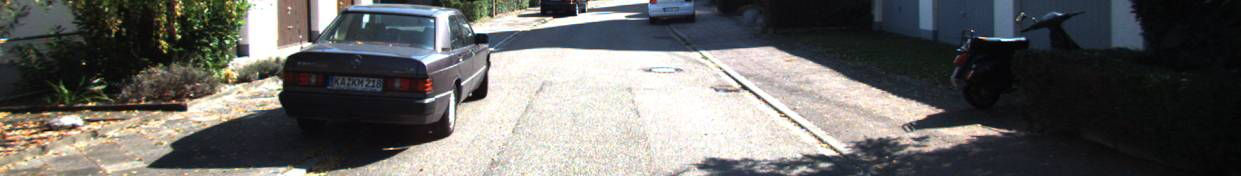
#> input picture data/crop_kitti/color.jpeg, 1241 x 176 px
$ python edge_detector.py ../data/crop_kitti/color.jpeg
#> lines starting #> are read from the running program, lines starting #| are printed output that depends on the picture
import cv2
import sys
import numpy as np

def nothing(x):
    pass

def main():
    if len(sys.argv) < 2:
        print("Usage: python script.py path_to_image")
        return

    image_path = sys.argv[1]
    img = cv2.imread(image_path, cv2.IMREAD_GRAYSCALE)
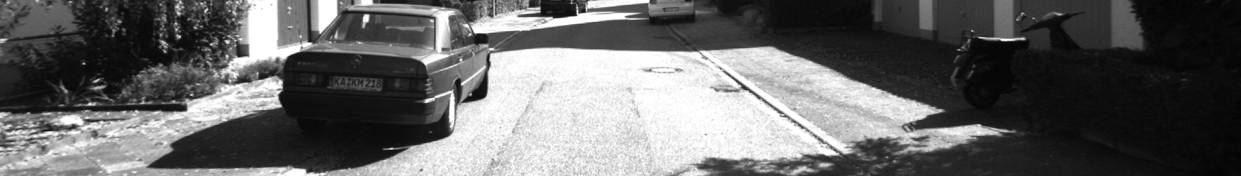
#> img: shape (176, 1241); min 0, max 255, mean 102.3
    if img is None:
        print(f"Error: could not read image {image_path}")
        return

    cv2.namedWindow("Edge Detection")
    eimg = cv2.imread("edge_image.jpg", cv2.IMREAD_GRAYSCALE)

    # Create trackbars for threshold1 and threshold2 (for Canny)
    cv2.createTrackbar("Threshold1", "Edge Detection", 50, 500, nothing)
    cv2.createTrackbar("Threshold2", "Edge Detection", 150, 500, nothing)

    while True:
        # Get trackbar positions
        t1 = cv2.getTrackbarPos("Threshold1", "Edge Detection")
        t2 = cv2.getTrackbarPos("Threshold2", "Edge Detection")

        # Apply Canny edge detection
        edges = cv2.Canny(img, t1, t2)
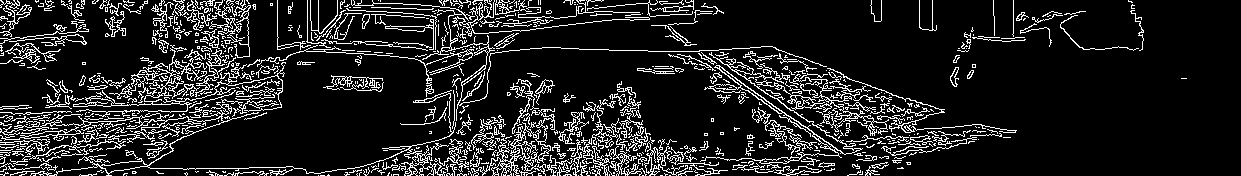
#> edges: shape (176, 1241); 13.3% white in thin lines or dots
        kernel = np.ones((3, 3), np.uint8)
#> (the run stopped early here; a loop or call above may not have finished)

$ run again, on data/viot_image_sample/color.png
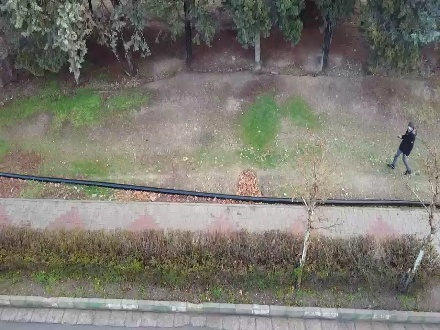
#> input picture data/viot_image_sample/color.png, 440 x 330 px
#> in main, `img = cv2.imread(image_path, cv2.IMREAD_GRAYSCALE)`:
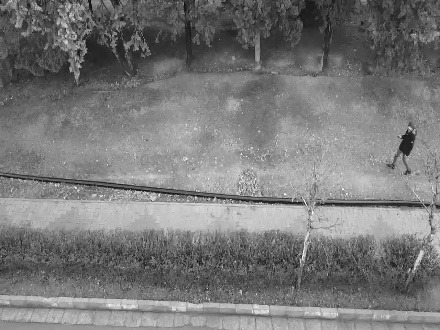
#> img: shape (330, 440); min 8, max 255, mean 121.1
#> in main, `edges = cv2.Canny(img, t1, t2)`:
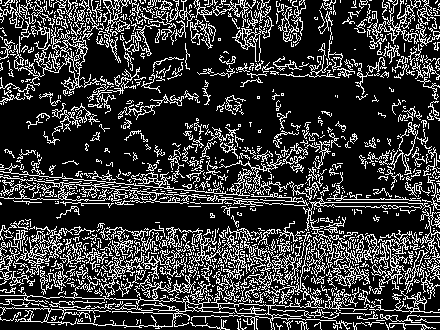
#> edges: shape (330, 440); 22.1% white in thin lines or dots
